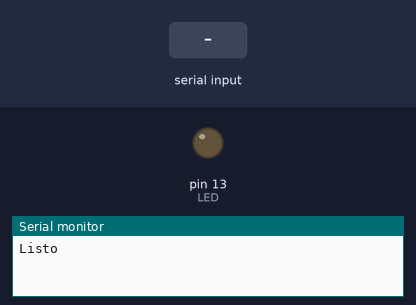
This sketch was run on a simulated Arduino Uno, built with avr-gcc and run on an emulated ATmega328P. Parts: output pins drawn as LEDs (lit = HIGH), the last lines printed to the serial monitor. The inputs (shaded band) are chosen by the test bench.

Above: at 1.2 s.
1.3 s: "W" received over the second serial link
At 2.1 s:
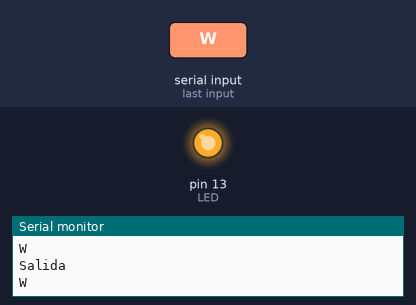
2.8 s: "w" received over the second serial link
At 3.3 s:
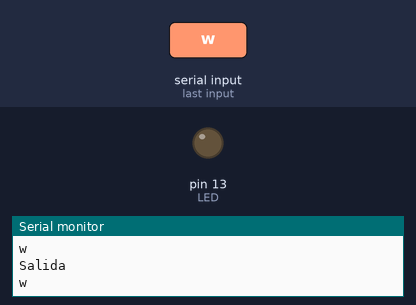
Timing chart, 0 to 5.8 s (numbered marks = the images above; inputs shaded):
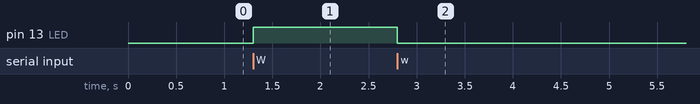

The sketch:

bt_arduino_micro.ino
```cpp
#include <SoftwareSerial.h>

SoftwareSerial miBT(10, 11); /// SoftwareSerial(rxPin,txPin)
int LED = 13;
char dato = 0;

void setup() {
  Serial.begin(9600);
  miBT.begin(9600);
  Serial.println("Listo");

  pinMode(LED, OUTPUT);

}

void loop() {
  if (miBT.available()) {
    dato = miBT.read();
    Serial.println(dato);

    if (dato == 'W' || dato == 'w') {
      led_frontal();
      Serial.println("Salida ");
      Serial.println(dato);
    }

}
}

void led_frontal() {

  digitalWrite(LED, !digitalRead(LED));
}
```

Measured:
- after the input at 1.3 s, pin 13 (LED): LOW → HIGH at once
- after the input at 2.8 s, pin 13 (LED): HIGH → LOW at once
